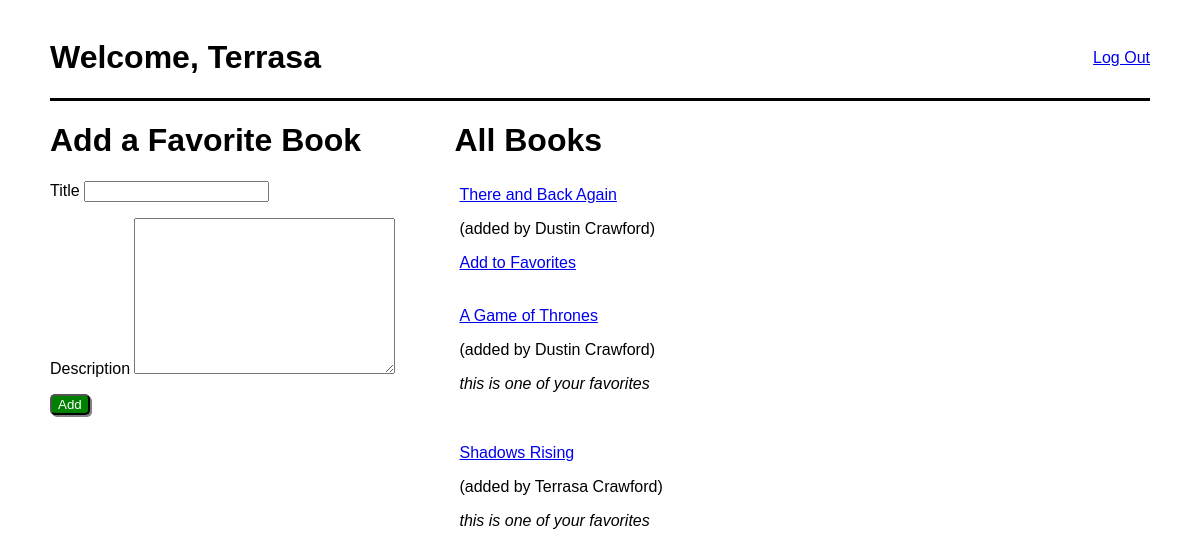
The page /books (signed in) on the database as committed earlier.
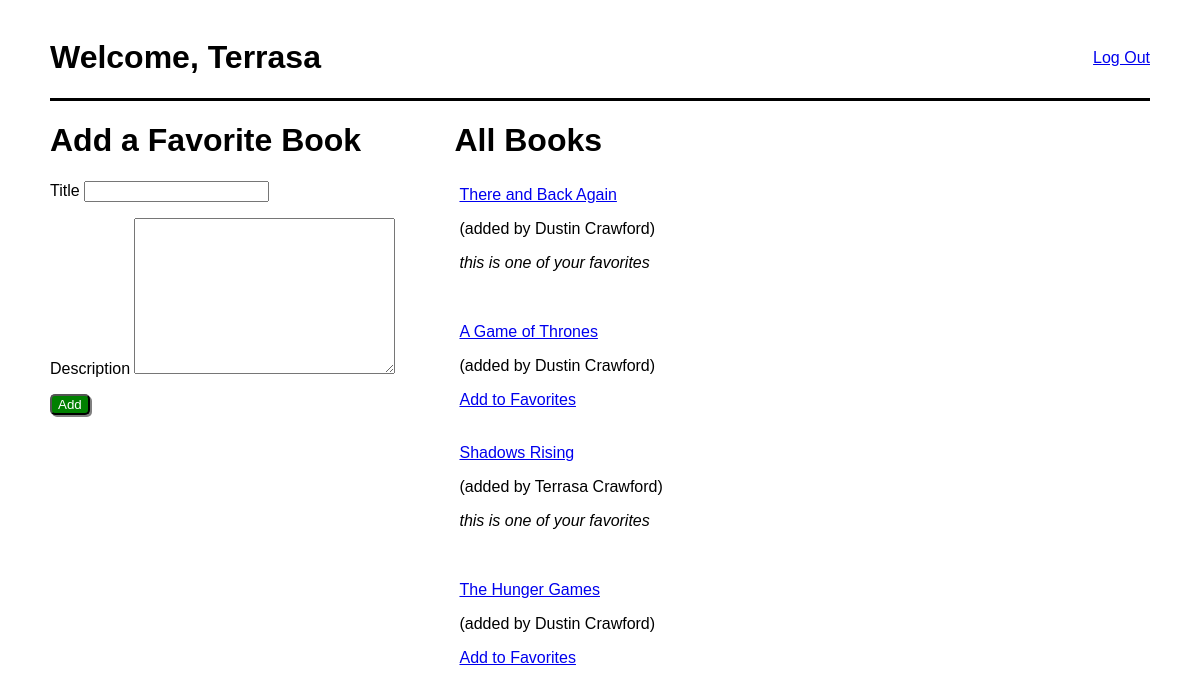
The same page on the database as committed later.
### books_app/models.py (models this page shows)
class Book(models.Model):
    title = models.CharField(max_length=255)
    desc = models.TextField()
    created_at = models.DateTimeField(auto_now_add=True)
    updated_at = models.DateTimeField(auto_now=True)
    uploaded_by_id = models.ManyToManyField(User, related_name="books_uploaded")
    users_who_like = models.ManyToManyField(User, related_name="liked_books")
    objects = BookManager()

class User(models.Model):
    first_name = models.CharField(max_length=45)
    last_name = models.CharField(max_length=45)
    email = models.CharField(max_length=45)
    password = models.CharField(max_length=255)
    created_at = models.DateTimeField(auto_now_add=True)
    updated_at = models.DateTimeField(auto_now=True)
    objects = UserManager()

### books_app/views.py (the view)
# urls.py: path('books', views.books),
def books(request):
    if not 'user_id' in request.session:
        return redirect('/')
    else:
        context = {
            'user': User.objects.get(id=request.session['user_id']),
            'books': Book.objects.all(),
        }
        return render(request, 'books.html', context)

### books_app/templates/books.html (shortened to what this page needs)
<!DOCTYPE html>
<html lang="en">
<head>
    {% load static %}
    <link rel="stylesheet" href="{% static 'css/style.css' %}">
</head>
<body>
    <div class="container">
        <div class="navbar">
            <h1>Welcome, {{ user.first_name }}</h1>
            <a href="/logout">Log Out</a>
        </div>
        <div class="form-container">
            <h1>Add a Favorite Book</h1>
            <form action="/add_book" method="POST">
                <p>
                    Title
                    <input type="text" name="title">
                </p>
                <p>
                    Description
                    <textarea name="desc" cols="30" rows="10"></textarea>
                </p>
                <button class="btn-login" type="submit">Add</button>
            </form>
        </div>
        <div class="form-container">
            <h1>All Books</h1>
            {% for book in books %}
                <div class="card">
                    <a href="/books/{{ book.id }}">{{ book.title }}</a>
                    <p>(added by {{ book.uploaded_by_id.first.first_name }} {{ book.uploaded_by_id.first.last_name }})</p>
                    {% if user in book.users_who_like.all %}
                        <p class="italicize">this is one of your favorites</p>
                    {% else %}
                        <a href="/like_book/{{ book.id }}">Add to Favorites</a>
                    {% endif %}
                </div>
            {% endfor %}
        </div>
    </div>
</body>
</html>

Rows that differ between the two databases and show on the page:
computed for Book "There and Back Again": text "Add to Favorites" → "this is one of your favorites"
changed Book "A Game of Thrones": text "this is one of your favorites" → "Add to Favorites"
added Book: title "The Hunger Games", uploaded_by_id.first.first_name "Dustin", uploaded_by_id.first.last_name "Crawford"
